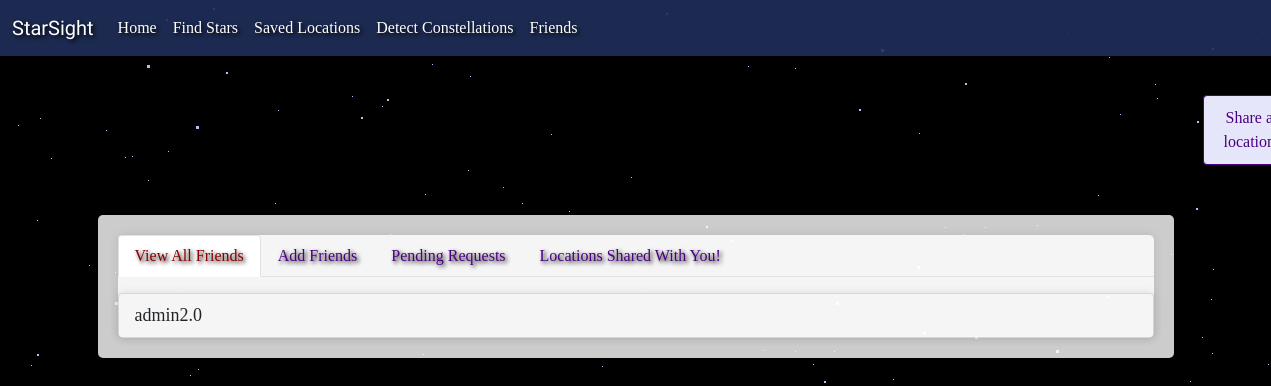
Page /friends (signed in) on the earlier database version.
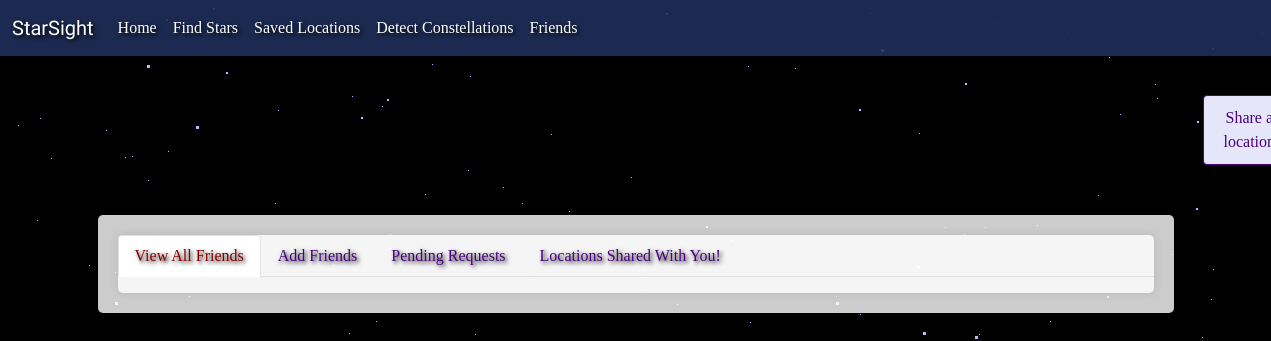
Same page on the later database version.
### main.py (models this page shows, shortened)
class User(db.Model, UserMixin):
    id = db.Column(db.Integer, primary_key=True)
    username = db.Column(db.String(20), unique=True, nullable=False)
    email = db.Column(db.String(120), unique=True, nullable=True)
    password = db.Column(db.String(60), nullable=False)
    saved_locations = db.relationship('Location', backref='user')

### main.py (the view, shortened to what this page needs)
@app.route('/friends', methods=["GET", "POST"])
@login_required
def friends():
    form = AddFriendForm()
    pending_requests = Friend.query.filter_by(friend_id=current_user.id, status='pending').all()
    friends = db.session.query(User).filter(
        (User.id == Friend.friend_id) & (Friend.user_id == current_user.id) & (Friend.status == 'accepted') |
        (User.id == Friend.user_id) & (Friend.friend_id == current_user.id) & (Friend.status == 'accepted')
    ).distinct().all()
    pending_user_requests = [(User.query.get(req.user_id), req) for req in pending_requests]
    shared_locations_data = []
    shared_locations = Location.query.filter(Location.shared_with.like(f"%{current_user.id}%")).all()
    return render_template('friends.html', form=form, friends=friends,
                           pending_user_requests=pending_user_requests, shared_locations_data=shared_locations_data)

### main.py (called while the page is built)
@login_manager.user_loader
def load_user_from_db(user_id):
    return User.query.get(int(user_id))

@app.after_request
def add_header(response):
    response.headers["Cache-Control"] = "no-cache, no-store, must-revalidate, public, max-age=0"
    response.headers["Pragma"] = "no-cache"
    response.headers["Expires"] = "0"
    return response

### templates/friends.html (shortened to what this page needs)
{% extends "basic_layout.html" %}
{% block content %}
<body>
<div class="bg-animation">
</div>
<div>
    <a href="{{ url_for('saved_locations_page') }}" class="btn btn-lavender-purple">Share a location</a>
</div>
<div class="content-container" style="margin-top: 50px">
    <div class="tabbed-navbar-background">
        <ul class="nav nav-tabs" id="myTab" role="tablist">
            <li class="nav-item" role="presentation">
                <a class="nav-link active" id="view-friends-tab" data-bs-toggle="tab" href="#view-friends" role="tab" aria-controls="view-friends" aria-selected="true">View All Friends</a>
            </li>
            <li class="nav-item" role="presentation">
                <a class="nav-link" id="add-friends-tab" data-bs-toggle="tab" href="#add-friends" role="tab" aria-controls="add-friends" aria-selected="false">Add Friends</a>
            </li>
            <li class="nav-item" role="presentation">
                <a class="nav-link" id="pending-requests-tab" data-bs-toggle="tab" href="#pending-requests" role="tab" aria-controls="pending-requests" aria-selected="false">Pending Requests</a>
            </li>
            <li class="nav-item" role="presentation">
                <a class="nav-link" id="shared-locations-tab" data-bs-toggle="tab" href="#shared-locations" role="tab" aria-controls="shared-locations" aria-selected="false">Locations Shared With You!</a>
            </li>
        </ul>
        <div class="tab-content" id="myTabContent">
            <div class="tab-pane fade show active" id="view-friends" role="tabpanel" aria-labelledby="view-friends-tab">
                <section id="friends-list" class="mt-3">
                    <ul class="list-group">
                        {% for user in friends %}
                            <li class="list-group-item">{{ user.username }}</li>
                        {% endfor %}
                    </ul>
                </section>
            </div>
        </div>
    </div>
</div>
{% endblock %}

### templates/basic_layout.html (shortened to what this page needs)
<!DOCTYPE html>
<html lang="en">
<head>
    <link rel="stylesheet" href="/static/css/styles.css">
    <link href="https://cdn.jsdelivr.net/npm/bootstrap@5.0.2/dist/css/bootstrap.min.css" rel="stylesheet">
</head>
<body>
    <nav class="navbar navbar-expand-lg navbar-dark">
        <div class="container-fluid">
            <a class="navbar-brand" href="#">StarSight</a>
            <div class="collapse navbar-collapse" id="navbarNav">
                <ul class="navbar-nav">
                    <li class="nav-item">
                        <a class="nav-link active" aria-current="page" href="/main_menu">Home</a>
                    </li>
                    <li class="nav-item">
                        <a class="nav-link" href="/find_stars">Find Stars</a>
                    </li>
                    <li class="nav-item">
                        <a class="nav-link" href="/saved_locations">Saved Locations</a>
                    </li>
                    <li class="nav-item">
                        <a class="nav-link" href="/upload_photo">Detect Constellations</a>
                    </li>
                    <li class="nav-item">
                        <a class="nav-link" href="/friends">Friends</a>
                    </li>
                </ul>
            </div>
        </div>
    </nav>
    <div class="container">
        {% block content %}
        {% endblock %}
    </div>
</body>
</html>

### static/css/styles.css (style rules this page uses)
body { background-color: black; color: #fff; margin: 0; padding: 0; overflow: auto; }
a { color: #007bff; text-decoration: none; }
.navbar { position: relative; z-index: 10; }
.bg-animation { position: fixed; top: 0; left: 0; width: 100%; height: 100%; z-index: -1; }

### templates/basic_layout.html (style rules this page uses)
body { font-family: 'Times New Roman', Times, serif; }
.navbar { width: 100%; position: fixed; top: 0; z-index: 1000; background-color: rgba(32, 47, 90, 0.9); }
.navbar-brand { font-family: 'Orbitron', sans-serif; }
.navbar-brand, .nav-link { color: white !important; text-shadow: 2px 2px 4px #000000; }
.nav-link { transition: color 0.3s ease; }

### templates/friends.html (style rules this page uses)
.content-container { background-color: rgba(255, 255, 255, 0.8); border-radius: 5px; padding: 20px; box-shadow: 0 2px 3px rgba(0, 0, 0, 0.1); margin: 20px; }
.btn-lavender-purple { background-color: #E6E6FA; color: #4B0082; border: 1px solid #4B0082; margin-top: 95px; margin-left: 1125px; padding: 10px 20px; }
.tabbed-navbar-background { background-color: rgba(255, 255, 255, 0.8); border-radius: 5px; box-shadow: 0px 0px 10px rgba(0, 0, 0, 0.1); }
.tabbed-navbar-background .nav-link { color: #4B0082 !important; }
.tabbed-navbar-background .nav-link.active, .tabbed-navbar-background .nav-link:hover { color: darkred !important; text-decoration: none; }
body { background-color: black; }

Differences in the rows shown:
removed User: username "admin2.0"
